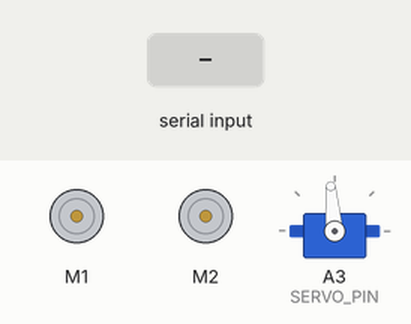
A sketch run on a simulated Arduino Uno, built with avr-gcc and run on an emulated ATmega328P. On the bench: 2 × DC motor (green arrow = forward, orange = backward, longer = faster), servo. Wiring (inferred from the names in the program): servo: signal A3. The test bench sets the inputs (shaded band). Servo pulses on a pin are drawn as a servo (544–2400 µs = 0–180°); what the sketch prints to the serial monitor is not drawn.

Above: at 1.2 s.
1.3 s: "90,45\n" received over Serial
At 2.6 s:
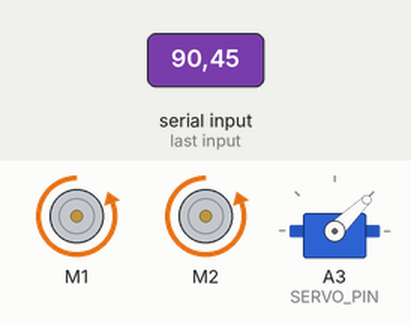
At 3.8 s:
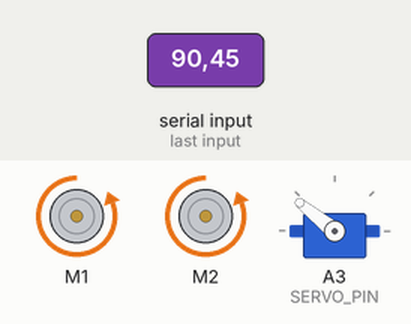
4.3 s: "30,150\n" received over Serial
7.3 s: "2\n" received over Serial
10.3 s: "1\n" received over Serial
At 10.7 s:
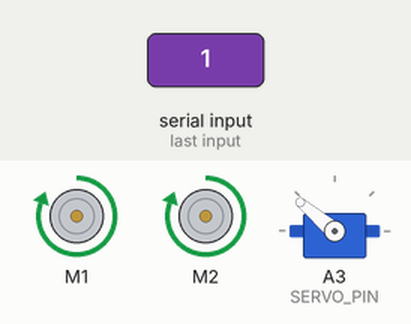
13.3 s: "5\n" received over Serial
Timing chart, 0 to 17.3 s (numbered marks = the images above; inputs shaded):
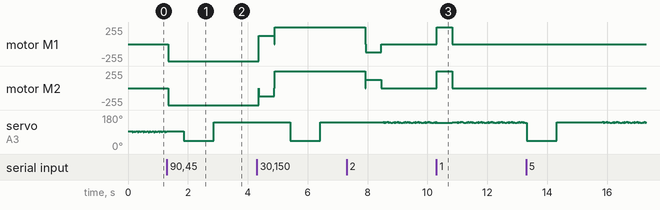

The sketch:

ZumoMotorControl.ino
```cpp
#include <Wire.h>
#include <ZumoShield.h>

ZumoMotors motors;

// This is the maximum speed the motors will be allowed to turn.
// (400 lets the motors go at top speed; decrease to impose a speed limit)
const int MAX_SPEED = 400;

#define SERVO_PIN A3  // create servo object to control a servo

int pos = 0;

// ----- Servo Code -------------------------------------------------
// ------------------------------------------------------------------


// This is the time since the last rising edge in units of 0.5us.
uint16_t volatile servoTime = 0;

// This is the pulse width we want in units of 0.5us.
uint16_t volatile servoHighTime = 3000;

// This is true if the servo pin is currently high.
boolean volatile servoHigh = false;

// This ISR runs after Timer 2 reaches OCR2A and resets.
// In this ISR, we set OCR2A in order to schedule when the next
// interrupt will happen.
// Generally we will set OCR2A to 255 so that we have an
// interrupt every 128 us, but the first two interrupt intervals
// after the rising edge will be smaller so we can achieve
// the desired pulse width.
ISR(TIMER2_COMPA_vect)
{
  // The time that passed since the last interrupt is OCR2A + 1
  // because the timer value will equal OCR2A before going to 0.
  servoTime += OCR2A + 1;

  static uint16_t highTimeCopy = 3000;
  static uint8_t interruptCount = 0;

  if(servoHigh)
  {
    if(++interruptCount == 2)
    {
      OCR2A = 255;
    }

    // The servo pin is currently high.
    // Check to see if is time for a falling edge.
    // Note: We could == instead of >=.
    if(servoTime >= highTimeCopy)
    {
      // The pin has been high enough, so do a falling edge.
      digitalWrite(SERVO_PIN, LOW);
      servoHigh = false;
      interruptCount = 0;
    }
  }
  else
  {
    // The servo pin is currently low.

    if(servoTime >= 40000)
    {
      // We've hit the end of the period (20 ms),
      // so do a rising edge.
      highTimeCopy = servoHighTime;
      digitalWrite(SERVO_PIN, HIGH);
      servoHigh = true;
      servoTime = 0;
      interruptCount = 0;
      OCR2A = ((highTimeCopy % 256) + 256)/2 - 1;
    }
  }
}

void servoInit()
{
  digitalWrite(SERVO_PIN, LOW);
  pinMode(SERVO_PIN, OUTPUT);

  // Turn on CTC mode.  Timer 2 will count up to OCR2A, then
  // reset to 0 and cause an interrupt.
  TCCR2A = (1 << WGM21);
  // Set a 1:8 prescaler.  This gives us 0.5us resolution.
  TCCR2B = (1 << CS21);

  // Put the timer in a good default state.
  TCNT2 = 0;
  OCR2A = 255;

  TIMSK2 |= (1 << OCIE2A);  // Enable timer compare interrupt.
  sei();   // Enable interrupts.
}

void servoSetPosition(uint16_t highTimeMicroseconds)
{
  TIMSK2 &= ~(1 << OCIE2A); // disable timer compare interrupt
  servoHighTime = highTimeMicroseconds * 2;
  TIMSK2 |= (1 << OCIE2A); // enable timer compare interrupt
}

void setup()
{
 Serial.begin(9600);
 Serial.println("Connected");
 Serial.println("Waiting command...");

 motors.setSpeeds(0,0);

 servoInit();
}


void moveArm()
{
  servoSetPosition(1000);  // Send 1000us pulses.
  delay(1000);
  servoSetPosition(2000);  // Send 2000us pulses.
  delay(1000);
}

// signals: 1 - forward, 2 - left, 3 - right, 4 - backward, 5 - deploy arm
void loop()
{
    motors.setSpeeds(0,0);
    while(Serial.available())
    {
       // verify RX is getting data
       delay(10);
       int statusNumber = Serial.read() - '0';

			 switch(statusNumber)
			 {
					case 1:
						motors.setSpeeds(MAX_SPEED, MAX_SPEED);
            delay(500);
						break;
					case 2:
						motors.setSpeeds(-200, 200);
            delay(500);
						break;
					case 3:
						motors.setSpeeds(200, -200);
            delay(500);
						break;
					case 4:
						motors.setSpeeds(-MAX_SPEED, -MAX_SPEED);
            delay(500);
						break;
					case 5:
						moveArm();
						delay(500);
            break;
					default:
            motors.setSpeeds(0, 0);
						break;
			 }
    }
}
```

Measured:
- after the input at 1.3 s, motor M1, motor M2: stopped → backward 255/255 at once
- after the input at 10.3 s, motor M1, motor M2: stopped → forward 255/255 at once, → stopped 0.51 s later
